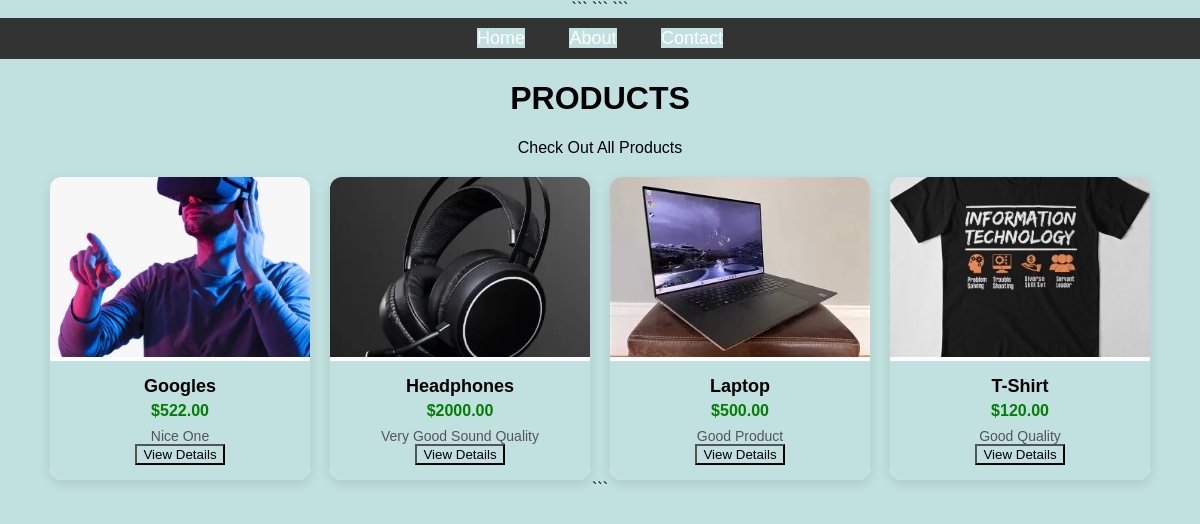
/newapp/, run on the app's committed database.
### newApp/models.py (models this page shows, shortened)
class Product (models.Model):
    PRODUCT_STATUS=(
        ('available', 'Available'),
        ('unavailable', 'Unavailable'),
        ('out_of_stock', 'Out of Stock'),
        ('discontinued', 'Discontinued'),
    )
    name = models.CharField(max_length=100)
    price=models.DecimalField(max_digits=10, decimal_places=2)
    image=models.ImageField(upload_to='products/')
    description=models.TextField()
    created_at = models.DateTimeField(default= timezone.now)
    status = models.CharField(max_length=20, choices = PRODUCT_STATUS, default='available')

### newApp/views.py (the view)
# urls.py: path('', views.app, name='app'),
def app(request):
    products = Product.objects.all()
    return render(request , 'newApp/app.html',{'products': products})

### newApp/templates/newApp/app.html (shortened to what this page needs)
{% extends "website/layout.html" %}
{% block content %}
<h1 style="text-align:center;">PRODUCTS</h1>
<p style="text-align:center;">Check out all Products</p>
<div class="product-container">
    {% for product in products %}
        <div class="product-card">
            <img src="{{ product.image.url }}" alt="{{ product.name }}">
            <div class="product-content">
                <div class="product-title">{{ product.name }}</div>
                <div class="product-price">${{ product.price }}</div>
                <div class="product-desc">{{ product.description }}</div>
                <div class="product-actions">
                   <a href="{% url 'product_details' product.id %}">
                    <button>View Details</button>
                   </a>
                </div>
            </div>
        </div>
    {% endfor %}
</div>
{% endblock %}

### templates/website/layout.html (shortened to what this page needs)
{% load static %}
<!DOCTYPE html>
<html lang="en">
<head>
<link rel="stylesheet" href="{% static 'styles.css' %}">
```
</head>
<body>
```
<nav>
    <a href="{% url 'home' %}">Home</a>
    <a href="{% url 'about' %}">About</a>
    <a href="{% url 'contact' %}">Contact</a>
</nav>
<div class="content">
    {% block content %}
    {% endblock %}
</div>
```
</body>
</html>

### static/styles.css (style rules this page uses)
* { background-color: rgb(193, 224, 224); text-align: center; text-transform: capitalize; }

### templates/website/layout.html (style rules this page uses)
body { background-color: rgb(193, 224, 224); text-align: center; text-transform: capitalize; margin: 0; font-family: Arial, sans-serif; }
nav { background-color: #333; padding: 10px 0; }
nav a { color: white; text-decoration: none; margin: 0 20px; font-size: 18px; }

### newApp/templates/newApp/app.html (style rules this page uses)
.product-container { display: flex; flex-wrap: wrap; gap: 20px; justify-content: center; margin-top: 20px; }
.product-card { width: 260px; border-radius: 12px; overflow: hidden; background: white; box-shadow: 0 4px 12px rgba(0,0,0,0.1); transition: 0.3s; }
.product-card img { width: 100%; height: 180px; object-fit: cover; }
.product-content { padding: 15px; }
.product-title { font-size: 18px; font-weight: bold; }
.product-price { color: green; font-weight: bold; margin-top: 5px; }
.product-desc { font-size: 14px; color: #555; margin-top: 8px; }

### data on the page
Product: image (picture), name "Googles", price "522.00", description "Nice One"
Product: image (picture), name "Headphones", price "2000.00", description "Very Good Sound Quality"
Product: image (picture), name "Laptop", price "500.00", description "Good Product"
Product: image (picture), name "T-Shirt", price "120.00", description "Good Quality"
